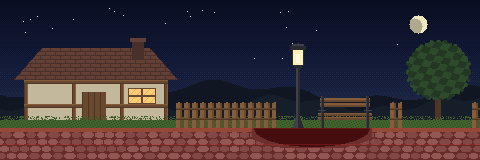

This game map was drawn from its Tiled (.tmx) file and the tilesets committed beside it. A one-line description and the full map source follow:
An orthogonal 30x10 tile map with 16x16 px tiles, 3 tile layers (background, main, collision), 2 tilesets and 7 objects (3x Door, CameraZone, PlayerStart, Light, Puddle).

<map version="1.8" tiledversion="1.8.0" orientation="orthogonal" renderorder="right-down" width="30" height="10" tilewidth="16" tileheight="16" infinite="0" nextlayerid="5" nextobjectid="8">
 <properties>
  <property name="music" value="night_escape" />
  <property name="attach" value="Threat, Bench, Cottage, Uneasy" />
  <property name="room_id" value="rural_street" />
  <property name="title" value="Rural street" />
  <property name="lighting" value="palette" />
  <property name="ambient" value="0.3" />
  <property name="light_levels" value="6" />
  <property name="light_curve" value="perceived" />
  <property name="light_dither" value="true" />
  <property name="backdrop" value="#101a2a" />
  <property name="glow_light" value="#fff0ba, #fffce6" />
  <property name="glow_switch" value="#ffce78, #eeaa56" />
 </properties>
 <tileset firstgid="1" name="street_tiles" tilewidth="16" tileheight="16" tilecount="211" columns="16">
  <properties>
   <property name="normal" value="street_tiles_n.png" />
  </properties>
  <image source="street_tiles.png" width="256" height="224" />
 </tileset>
 <tileset firstgid="212" source="../engine/blutmond_collision.tsx" />
 <layer id="1" name="background" width="30" height="10">
  <properties>
   <property name="role" value="background" />
  </properties>
  <data encoding="csv">
1,1,1,1,1,1,2,3,1,1,1,4,5,6,1,1,1,7,8,1,1,1,1,1,1,1,9,1,1,1,
10,11,12,13,14,10,10,10,10,10,15,16,10,10,10,10,10,17,10,18,10,10,10,10,10,19,20,10,10,10,
21,22,21,21,21,21,21,21,23,24,21,21,21,21,21,21,21,21,25,26,21,21,21,21,27,28,29,30,31,21,
32,33,34,35,36,37,38,39,40,41,42,32,32,32,32,43,32,44,45,46,32,32,32,32,32,47,48,49,50,51,
52,53,54,55,56,57,58,54,55,56,59,60,61,61,61,61,61,61,62,61,61,61,61,61,61,63,64,65,66,67,
68,69,70,71,72,73,74,75,76,77,78,79,80,81,82,83,84,85,86,87,88,88,88,89,88,90,91,92,93,94,
95,96,97,98,99,100,101,102,103,104,105,106,107,108,109,110,111,112,113,114,115,116,117,118,119,120,121,122,123,124,
125,126,127,128,129,130,131,132,133,134,135,136,137,138,139,140,141,142,143,144,145,146,147,148,149,150,151,152,153,154,
0,0,0,0,0,0,0,0,0,0,0,0,0,0,0,0,0,0,0,0,0,0,0,0,0,0,0,0,0,0,
0,0,0,0,0,0,0,0,0,0,0,0,0,0,0,0,0,0,0,0,0,0,0,0,0,0,0,0,0,0
</data>
 </layer>
 <layer id="2" name="main" width="30" height="10">
  <properties>
   <property name="role" value="main" />
  </properties>
  <data encoding="csv">
0,0,0,0,0,0,0,0,0,0,0,0,0,0,0,0,0,0,0,0,0,0,0,0,0,0,0,0,0,0,
0,0,0,0,0,0,0,0,0,0,0,0,0,0,0,0,0,0,0,0,0,0,0,0,0,0,0,0,0,0,
0,0,0,0,0,0,0,0,0,0,0,0,0,0,0,0,0,0,0,0,0,0,0,0,0,0,0,0,0,0,
0,0,0,0,0,0,0,0,0,0,0,0,0,0,0,0,0,0,0,0,0,0,0,0,0,0,0,0,0,0,
0,0,0,0,0,0,0,0,0,0,0,0,0,0,0,0,0,0,0,0,0,0,0,0,0,0,0,0,0,0,
0,0,0,0,0,0,0,0,0,0,0,0,0,0,0,0,0,0,0,0,0,0,0,0,0,0,0,0,0,0,
0,0,0,0,0,0,0,0,0,0,0,0,0,0,0,0,0,0,0,0,0,0,0,0,0,0,0,0,0,0,
0,0,0,0,0,0,0,0,0,0,0,0,0,0,0,0,0,0,0,0,0,0,0,0,0,0,0,0,0,0,
155,156,157,158,159,160,161,162,163,164,165,166,167,168,169,170,171,172,0,0,0,173,174,175,176,177,178,179,180,181,
182,183,184,185,186,187,188,189,190,191,192,193,194,195,196,197,198,199,200,201,202,203,204,205,206,207,208,209,210,211
</data>
 </layer>
 <layer id="3" name="collision" width="30" height="10" opacity="0.5">
  <properties>
   <property name="role" value="collision" />
  </properties>
  <data encoding="csv">
0,0,0,0,0,0,0,0,0,0,0,0,0,0,0,0,0,0,0,0,0,0,0,0,0,0,0,0,0,0,
0,0,0,0,0,0,0,0,0,0,0,0,0,0,0,0,0,0,0,0,0,0,0,0,0,0,0,0,0,0,
0,0,0,0,0,0,0,0,0,0,0,0,0,0,0,0,0,0,0,0,0,0,0,0,0,0,0,0,0,0,
0,0,0,0,0,0,0,0,0,0,0,0,0,0,0,0,0,0,0,0,0,0,0,0,0,0,0,0,0,0,
0,0,0,0,0,0,0,0,0,0,0,0,0,0,0,0,0,0,0,0,0,0,0,0,0,0,0,0,0,0,
0,0,0,0,0,0,0,0,0,0,0,0,0,0,0,0,0,0,0,0,0,0,0,0,0,0,0,0,0,0,
0,0,0,0,0,0,0,0,0,0,0,0,0,0,0,0,0,0,0,0,0,0,0,0,0,0,0,0,0,0,
0,0,0,0,0,0,0,0,0,0,0,0,0,0,0,0,0,0,0,0,0,0,0,0,0,0,0,0,0,0,
213,213,213,213,213,213,213,213,213,213,213,213,213,213,213,213,213,213,213,213,213,213,213,213,213,213,213,213,213,213,
213,213,213,213,213,213,213,213,213,213,213,213,213,213,213,213,213,213,213,213,213,213,213,213,213,213,213,213,213,213
</data>
 </layer>
 <objectgroup id="4" name="objects">
  <properties>
   <property name="role" value="objects" />
  </properties>
  <object id="1" name="room" type="CameraZone" x="0" y="0" width="480" height="160" />
  <object id="2" name="start" type="PlayerStart" x="120" y="128">
   <point />
  </object>
  <object id="3" name="lamp" type="Light" x="298" y="59">
   <point />
   <properties>
    <property name="colour" value="#ffd890" />
    <property name="radius" value="140" />
    <property name="height" value="24" />
    <property name="intensity" value="1.6" />
    <property name="flicker" value="0.2" />
    <property name="flicker_speed" value="4" />
   </properties>
  </object>
  <object id="4" name="puddle" type="Puddle" x="254" y="128" width="116" height="20">
   <properties>
    <property name="squash" value="4" />
    <property name="ripple" value="1" />
    <property name="strength" value="12" />
   </properties>
  </object>
  <object id="5" name="exit_east" type="Door" x="464" y="80" width="16" height="48">
   <properties>
    <property name="target_room" value="debug_lobby" />
    <property name="target_door" value="to_rural_street" />
    <property name="direction" value="east" />
    <property name="panel" value="door_panel" />
   </properties>
  </object>
  <object id="6" name="to_park" type="Door" x="0" y="80" width="16" height="48">
   <properties>
    <property name="target_room" value="park" />
    <property name="target_door" value="to_street" />
    <property name="direction" value="west" />
   </properties>
  </object>
  <object id="7" name="to_home" type="Door" x="82" y="80" width="24" height="48">
   <properties>
    <property name="target_room" value="mitsuki_home" />
    <property name="target_door" value="to_street" />
    <property name="direction" value="north" />
   </properties>
  </object>
 </objectgroup>
</map>
